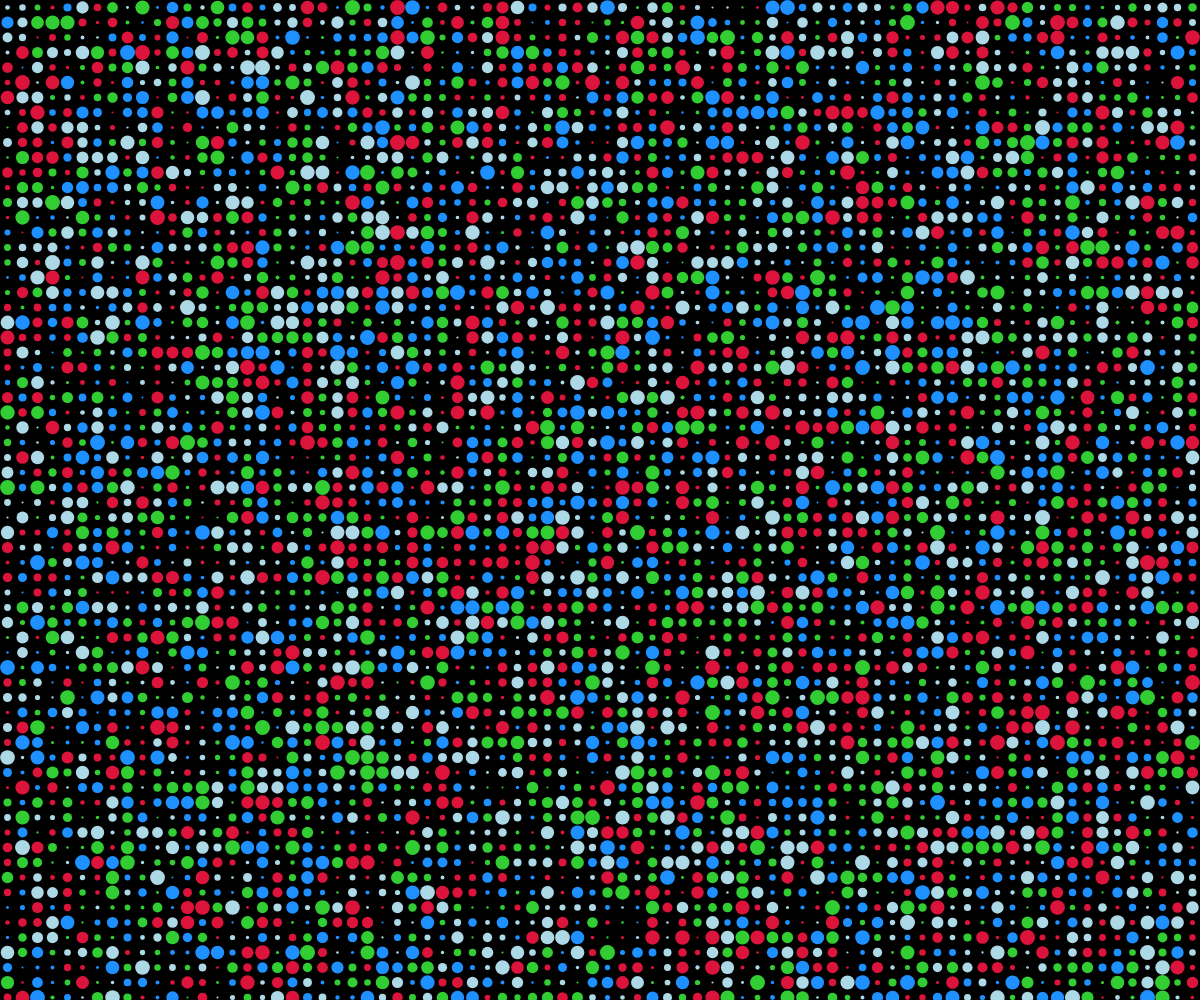
Frame 1 (no input)
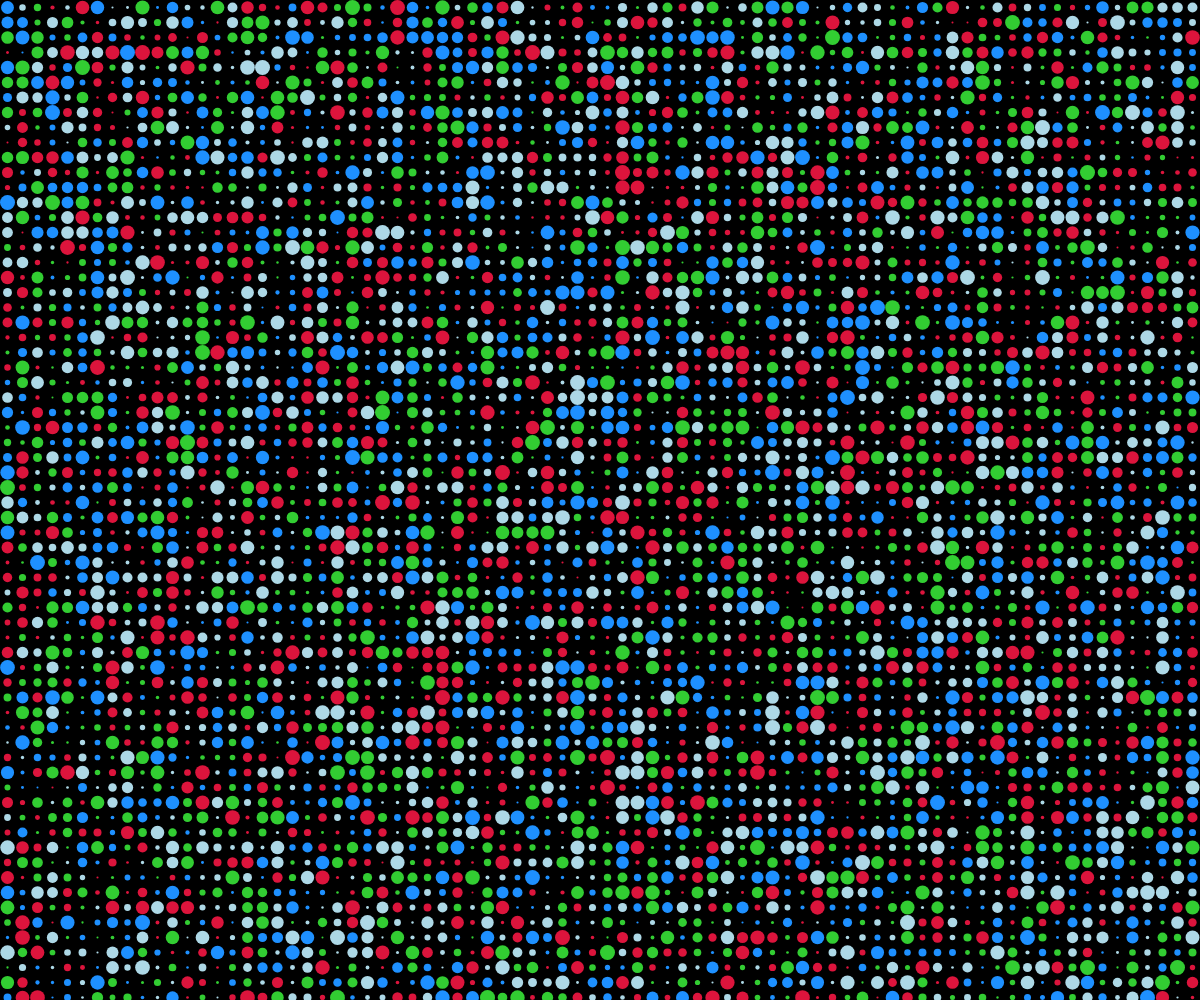
Frame 60 (no input)
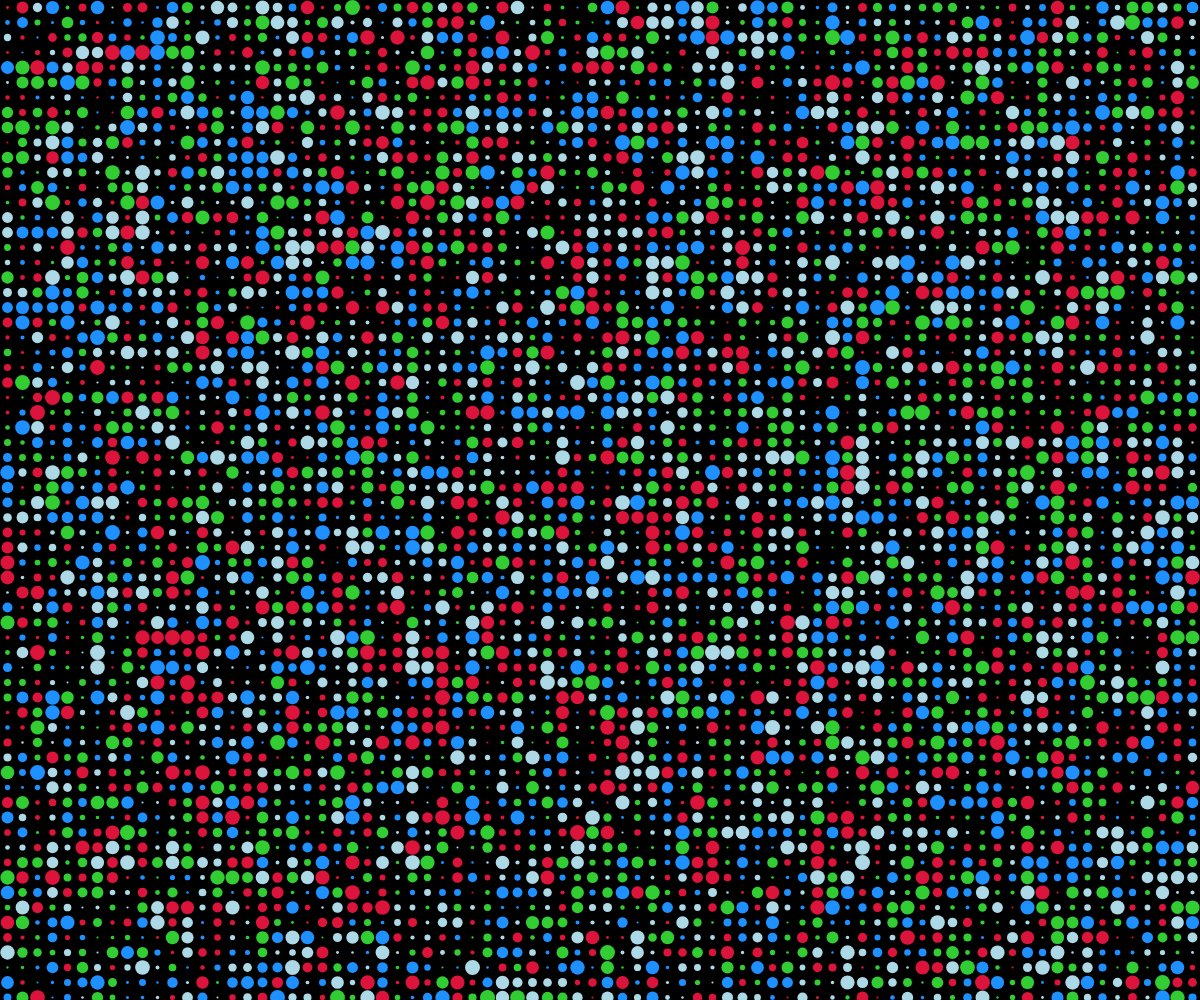
Frame 120 (the mouse pressed at the canvas centre since frame 60)

The p5.js sketch that drew these frames (run headless with seeded random() and noise() and a simulated clock; from frame 60 on, the mouse is pressed at the canvas centre):

// p5.js sketch
// ── sketch.js
const COLORS = ['crimson', 'dodgerblue', 'lightblue', 'limegreen']
const CELL_SIZE = 15
const ACTIVITY = 0.001

let grid = []
let drawAll = true

class Dot {
	constructor() {
		this.color = random(COLORS)
		this.size = random(2, CELL_SIZE)
	}

	draw(x, y) {
		fill('black')
		square(x * CELL_SIZE, y * CELL_SIZE, CELL_SIZE)
		fill(grid[y][x].color)
		circle((x + 0.5) * CELL_SIZE, (y + 0.5) * CELL_SIZE, grid[y][x].size)
	}
}

const resizeGrid = () => {
	const newGridHeight = Math.max(1, Math.ceil(windowHeight / CELL_SIZE))
	const newGridWidth = Math.max(1, Math.ceil(windowWidth / CELL_SIZE))
	grid = Array.from({ length: newGridHeight }, (_, y) =>
		Array.from({ length: newGridWidth }, (_, x) =>
			y < grid.length && x < grid[y].length ? grid[y][x] : new Dot()
		)
	)
	resizeCanvas(windowWidth, windowHeight)
	drawAll = true
}

function setup() {
	createCanvas(windowWidth, windowHeight)
	noStroke()
	resizeGrid()
}

function draw() {
	if (drawAll) {
		for (let y = 0; y < grid.length; y++) {
			for (let x = 0; x < grid[y].length; x++) {
				grid[y][x].draw(x, y)
			}
		}
		drawAll = false
	}
	const changes = int(deltaTime * grid.length * grid[0].length * ACTIVITY)
	for (let i = 0; i < changes; ++i) {
		const y = int(random(grid.length))
		const x = int(random(grid[y].length))
		grid[y][x] = new Dot()
		grid[y][x].draw(x, y)
	}
}

function windowResized() {
	resizeGrid()
}
